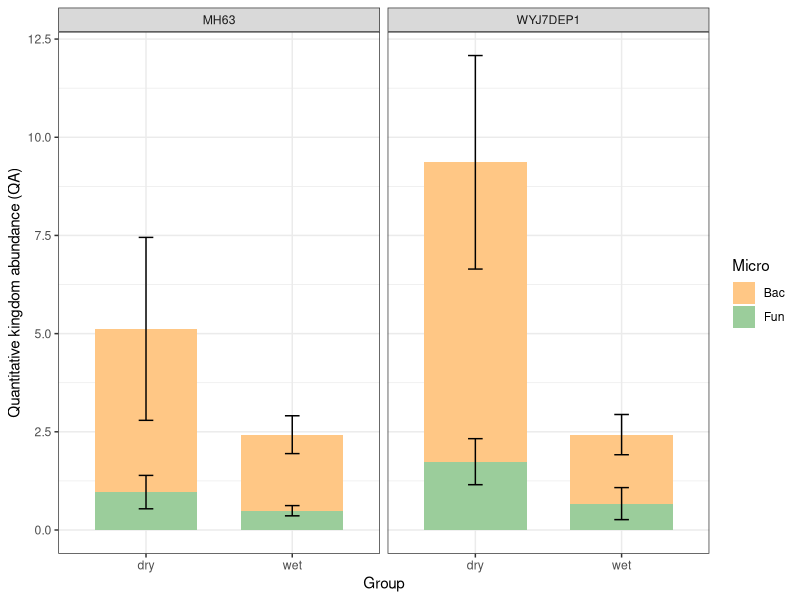
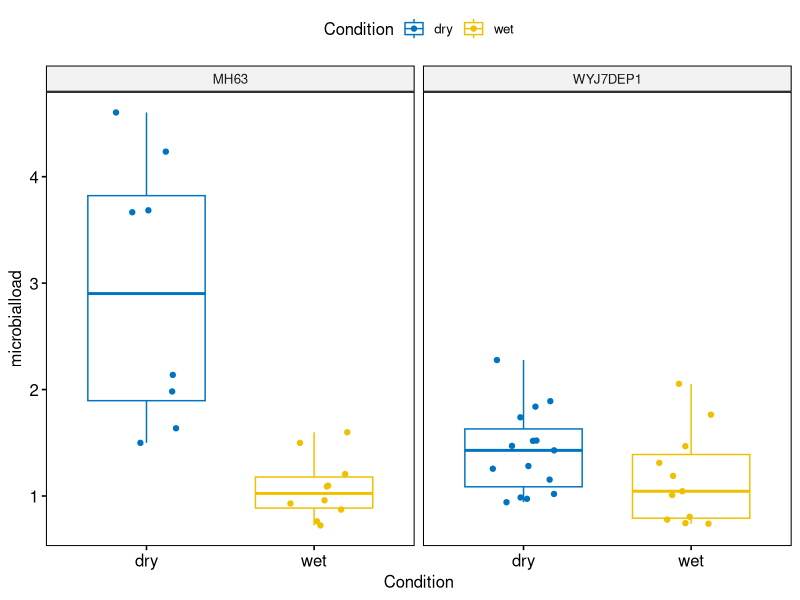
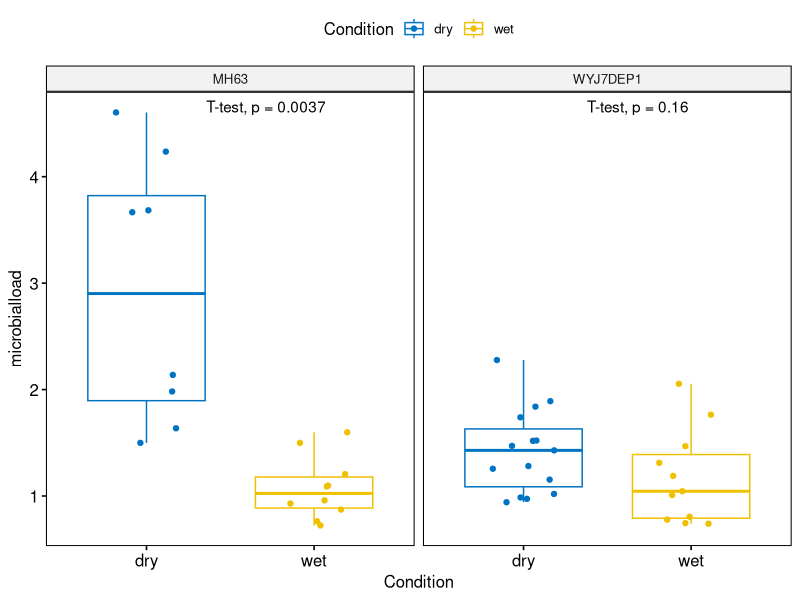
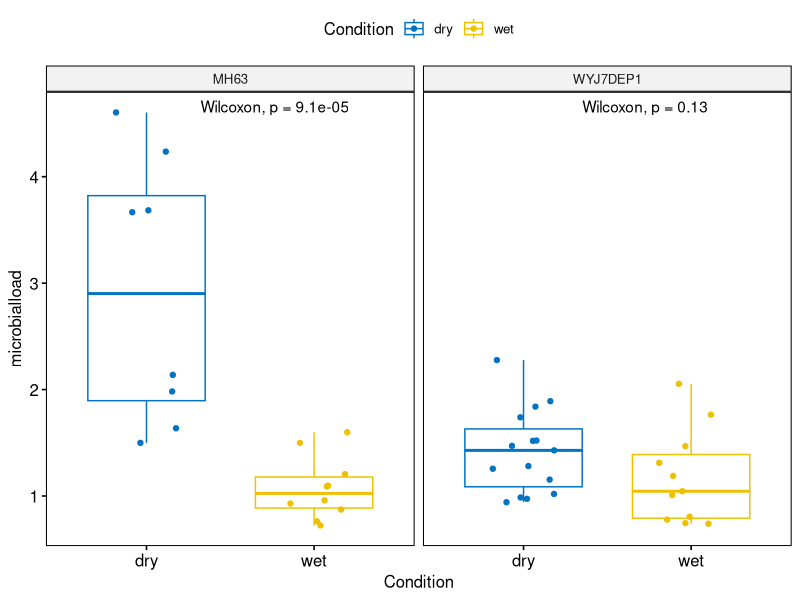
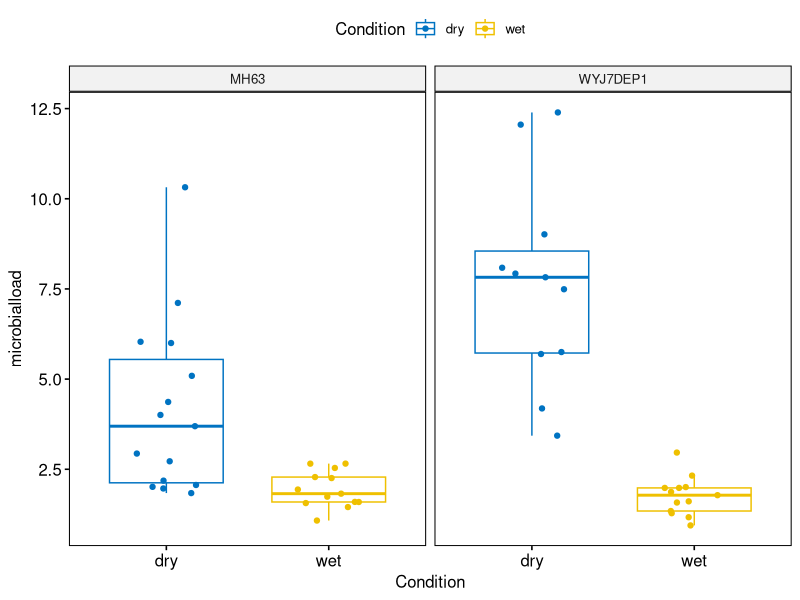
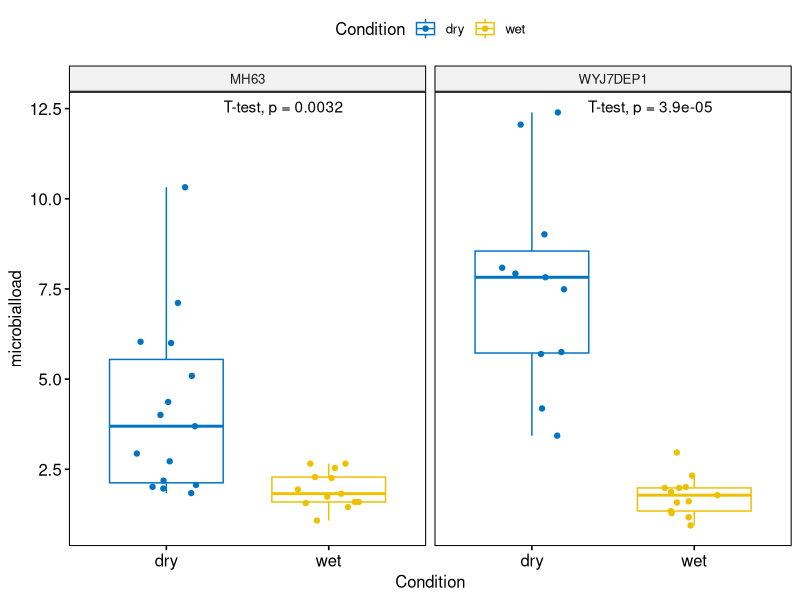
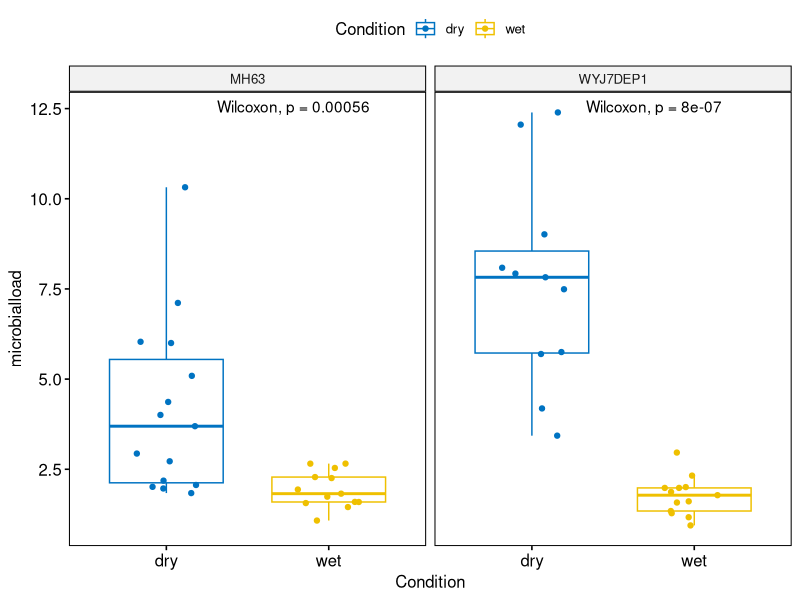
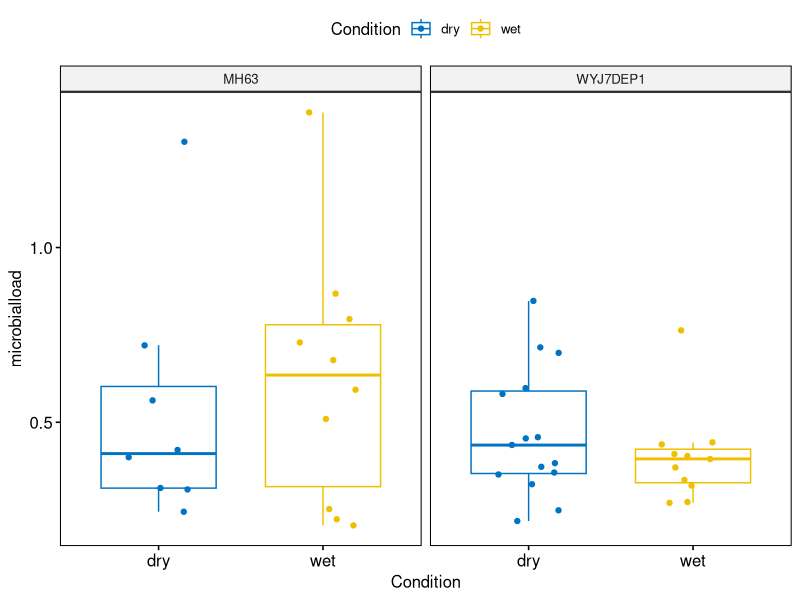

Write the R code that produced these figures, in order.
## ---- chunk 1
rm(list=ls())  
library(ggplot2)
library(ggpubr)
library(dplyr)
library(tidyr)
library(broom)
library(plyr)
library(scales)
library(pheatmap)
library("reshape2", quietly=T, warn.conflicts=F)
library(ggalluvial)
## ---- chunk 2
load_bac <- read.table("data/totalload_tab_bac_usearch.txt", header = T)
load_fun <- read.table("data/totalload_tab_fun_usearch.txt", header = T)
load <- rbind(load_bac, load_fun)

## Bacteria dataset

data_Ah_BAC <- filter(load_bac, site == "Ah")
data_Hn_BAC <- filter(load_bac, site == "Hn")
data_Ah_FUN <- filter(load_fun, site == "Ah")
data_Hn_FUN <- filter(load_fun, site == "Hn")

## ---- chunk 3
load_mean <- read.table("data/Fig5a_mean_usearch.txt", header = T)
data_Hn_mean <- filter(load_mean, Site == "Hn")

p1 <- ggplot(data_Hn_mean , aes(x= Type, y = Mean, fill = Micro )) + 
  geom_bar(stat = "identity", width=0.7) + 
  geom_errorbar(aes(ymin=Mean2-Error, ymax=Mean2+Error), width=.1) +
  labs(x="Group", y="Quantitative kingdom abundance (QA)") +
  facet_wrap(~Genotype, ncol = 2) +
  scale_fill_manual(values = c("#ffc785","darkseagreen3"))+
  theme_bw()
p1
# ggsave("./result/Fig5a_totalload_Hn.pdf", p1, width = 5, height = 4)
# ggsave("./result/Fig5a_totalload_Hn.png", p1, width = 5, height = 4)
## ---- chunk 4
load_bac <- read.table("data/totalload_tab_bac_usearch.txt", header = T)
load_fun <- read.table("data/totalload_tab_fun_usearch.txt", header = T)
load_micro <- read.table("data/totalload_tab_micro_usearch.txt", header = T)

######### ---bacteria--- ########

ah_total <- dplyr::filter(load_bac, site == "Ah")
hn_total <- dplyr::filter(load_bac, site == "Hn")

com_t <- compare_means( microbialload ~ Condition, data = ah_total, group.by = "Genotype",
                        method = "t.test" , paired = F)
# write.table(com_t, file = "./result/stat/totalload_ah_bac_com_ttest.txt",sep = '\t',row.names = T)

com_w <- compare_means( microbialload ~ Condition, data = ah_total, group.by = "Genotype",
                        method = "wilcox.test" , paired = F)
# write.table(com_w, file = "./result/stat/totalload_ah_bac_com_wilcoxtest.txt",sep = '\t',row.names = T)

p <- ggboxplot(ah_total, x="Condition", y = "microbialload", color = "Condition", facet.by = "Genotype",
               palette = "jco", add = "jitter")
p

p_ttest <- p + stat_compare_means(method = "t.test", label.x = 1.5)
p_ttest
p_wtest <- p + stat_compare_means(method = "wilcox.test", label.x = 1.5)
p_wtest

# ggsave(paste("./result/stat/totalload_ah_bac_com_ttest.pdf", sep=""), p_ttest, width = 6, height = 6)
# ggsave(paste("./result/stat/totalload_ah_bac_com_ttest.png", sep=""), p_ttest, width = 6, height = 6)
# ggsave(paste("./result/stat/totalload_ah_bac_com_wilcoxtest.pdf", sep=""), p_wtest, width = 6, height = 6)
# ggsave(paste("./result/stat/totalload_ah_bac_com_wilcoxtest.png", sep=""), p_wtest, width = 6, height = 6)


com_t <- compare_means( microbialload ~ Condition, data = hn_total, group.by = "Genotype",
                        method = "t.test" , paired = F)
# write.table(com_t, file = "./result/stat/totalload_hn_bac_com_ttest.txt",sep = '\t',row.names = T)

com_w <- compare_means( microbialload ~ Condition, data = hn_total, group.by = "Genotype",
                        method = "wilcox.test" , paired = F)
# write.table(com_w, file = "./result/stat/totalload_hn_bac_com_wilcoxtest.txt",sep = '\t',row.names = T)

p <- ggboxplot(hn_total, x="Condition", y = "microbialload", color = "Condition", facet.by = "Genotype",
               palette = "jco", add = "jitter")
p

p_ttest <- p + stat_compare_means(method = "t.test", label.x = 1.5)
p_ttest
p_wtest <- p + stat_compare_means(method = "wilcox.test", label.x = 1.5)
p_wtest

# ggsave(paste("./result/stat/totalload_hn_bac_com_ttest.pdf", sep=""), p_ttest, width = 6, height = 6)
# ggsave(paste("./result/stat/totalload_hn_bac_com_ttest.png", sep=""), p_ttest, width = 6, height = 6)
# ggsave(paste("./result/stat/totalload_hn_bac_com_wilcoxtest.pdf", sep=""), p_wtest, width = 6, height = 6)
# ggsave(paste("./result/stat/totalload_hn_bac_com_wilcoxtest.png", sep=""), p_wtest, width = 6, height = 6)

######### ---fungi--- ########

ah_total <- dplyr::filter(load_fun, site == "Ah")
hn_total <- dplyr::filter(load_fun, site == "Hn")

com_t <- compare_means( microbialload ~ Condition, data = ah_total, group.by = "Genotype",
                        method = "t.test" , paired = F)
# write.table(com_t, file = "./result/stat/totalload_ah_fun_com_ttest.txt",sep = '\t',row.names = T)

com_w <- compare_means( microbialload ~ Condition, data = ah_total, group.by = "Genotype",
                        method = "wilcox.test" , paired = F)
# write.table(com_w, file = "./result/stat/totalload_ah_fun_com_wilcoxtest.txt",sep = '\t',row.names = T)

p <- ggboxplot(ah_total, x="Condition", y = "microbialload", color = "Condition", facet.by = "Genotype",
               palette = "jco", add = "jitter")
p

p_ttest <- p + stat_compare_means(method = "t.test", label.x = 1.5)
p_ttest
p_wtest <- p + stat_compare_means(method = "wilcox.test", label.x = 1.5)
p_wtest

# ggsave(paste("./result/stat/totalload_ah_fun_com_ttest.pdf", sep=""), p_ttest, width = 6, height = 6)
# ggsave(paste("./result/stat/totalload_ah_fun_com_ttest.png", sep=""), p_ttest, width = 6, height = 6)
# ggsave(paste("./result/stat/totalload_ah_fun_com_wilcoxtest.pdf", sep=""), p_wtest, width = 6, height = 6)
# ggsave(paste("./result/stat/totalload_ah_fun_com_wilcoxtest.png", sep=""), p_wtest, width = 6, height = 6)

com_t <- compare_means( microbialload ~ Condition, data = hn_total, group.by = "Genotype",
                        method = "t.test" , paired = F)
# write.table(com_t, file = "./result/stat/totalload_hn_fun_com_ttest.txt",sep = '\t',row.names = T)

com_w <- compare_means( microbialload ~ Condition, data = hn_total, group.by = "Genotype",
                        method = "wilcox.test" , paired = F)
# write.table(com_w, file = "./result/stat/totalload_hn_fun_com_wilcoxtest.txt",sep = '\t',row.names = T)

p <- ggboxplot(hn_total, x="Condition", y = "microbialload", color = "Condition", facet.by = "Genotype",
               palette = "jco", add = "jitter")
p

p_ttest <- p + stat_compare_means(method = "t.test", label.x = 1.5)
p_ttest
p_wtest <- p + stat_compare_means(method = "wilcox.test", label.x = 1.5)
p_wtest
# 
# ggsave(paste("./result/stat/totalload_hn_fun_com_ttest.pdf", sep=""), p_ttest, width = 6, height = 6)
# ggsave(paste("./result/stat/totalload_hn_fun_com_ttest.png", sep=""), p_ttest, width = 6, height = 6)
# ggsave(paste("./result/stat/totalload_hn_fun_com_wilcoxtest.pdf", sep=""), p_wtest, width = 6, height = 6)
# ggsave(paste("./result/stat/totalload_hn_fun_com_wilcoxtest.png", sep=""), p_wtest, width = 6, height = 6)

######### ---micro--- ########

ah_total <- dplyr::filter(load_micro, site == "Ah")
hn_total <- dplyr::filter(load_micro, site == "Hn")
com_t <- compare_means( microbialload ~ Condition, data = ah_total, group.by = "Genotype",
                        method = "t.test" , paired = F)
# write.table(com_t, file = "./result/stat/totalload_ah_micro_com_ttest.txt",sep = '\t',row.names = T)

com_w <- compare_means( microbialload ~ Condition, data = ah_total, group.by = "Genotype",
                        method = "wilcox.test" , paired = F)
# write.table(com_w, file = "./result/stat/totalload_ah_micro_com_wilcoxtest.txt",sep = '\t',row.names = T)

p <- ggboxplot(ah_total, x="Condition", y = "microbialload", color = "Condition", facet.by = "Genotype",
               palette = "jco", add = "jitter")
p

p_ttest <- p + stat_compare_means(method = "t.test", label.x = 1.5)
p_ttest
p_wtest <- p + stat_compare_means(method = "wilcox.test", label.x = 1.5)
p_wtest

# ggsave(paste("./result/stat/totalload_ah_micro_com_ttest.pdf", sep=""), p_ttest, width = 6, height = 6)
# ggsave(paste("./result/stat/totalload_ah_micro_com_ttest.png", sep=""), p_ttest, width = 6, height = 6)
# ggsave(paste("./result/stat/totalload_ah_micro_com_wilcoxtest.pdf", sep=""), p_wtest, width = 6, height = 6)
# ggsave(paste("./result/stat/totalload_ah_micro_com_wilcoxtest.png", sep=""), p_wtest, width = 6, height = 6)

com_t <- compare_means( microbialload ~ Condition, data = hn_total, group.by = "Genotype",
                        method = "t.test" , paired = F)
# write.table(com_t, file = "./result/stat/totalload_hn_micro_com_ttest.txt",sep = '\t',row.names = T)
com_w <- compare_means( microbialload ~ Condition, data = hn_total, group.by = "Genotype",
                        method = "wilcox.test" , paired = F)
# write.table(com_w, file = "./result/stat/totalload_hn_micro_com_wilcoxtest.txt",sep = '\t',row.names = T)

p <- ggboxplot(hn_total, x="Condition", y = "microbialload", color = "Condition", facet.by = "Genotype",
               palette = "jco", add = "jitter")
p

p_ttest <- p + stat_compare_means(method = "t.test", label.x = 1.5)
p_ttest
p_wtest <- p + stat_compare_means(method = "wilcox.test", label.x = 1.5)
p_wtest
# 
# ggsave(paste("./result/stat/totalload_hn_micro_com_ttest.pdf", sep=""), p_ttest, width = 6, height = 6)
# ggsave(paste("./result/stat/totalload_hn_micro_com_ttest.png", sep=""), p_ttest, width = 6, height = 6)
# ggsave(paste("./result/stat/totalload_hn_micro_com_wilcoxtest.pdf", sep=""), p_wtest, width = 6, height = 6)
# ggsave(paste("./result/stat/totalload_hn_micro_com_wilcoxtest.png", sep=""), p_wtest, width = 6, height = 6)
## ---- chunk 5
data5c = read.table("./data/Fig5b_new.txt",header = T, row.names = 1)
data5c_stat  = read.table("./data/Fig5b_new_stat.txt",header = T, row.names = 1)
 
com_5c_w <- compare_means( ratio ~ treatment, data = data5c, method = "wilcox.test", paired=FALSE,  group.by = "genotype")
com_5c_t <- compare_means( ratio ~ treatment, data = data5c, method = "t.test", paired=FALSE,  group.by = "genotype")
com_5c <- rbind(com_5c_w, com_5c_t)
head(com_5c)

p = ggplot(data5c_stat, aes(x = treatment, y = radio_mean)) + 
  geom_bar(stat = "identity",fill = "white", colour = "black", width=0.7, na.rm = TRUE)+ 
  geom_errorbar(aes(ymin= radio_mean - radio_error, ymax= radio_mean + radio_error), width=.1) + 
  facet_wrap(~genotype)+
  xlab("Groups")+
  ylab("Ratio of bacteria to host plant")+
  theme_bw()
p

## ---- chunk 6
data5c = read.table("data/Fig_5b_fungi_metadata.txt",header = T, row.names = 1)
data5c_stat  = read.table("data/Fig_5b_fungi_metadata_stat.txt",header = T, row.names = 1)

com_5c_w <- compare_means( ratio ~ treatment, data = data5c, method = "wilcox.test", paired=FALSE,  group.by = "genotype")
com_5c_t <- compare_means( ratio ~ treatment, data = data5c, method = "t.test", paired=FALSE,  group.by = "genotype")
com_5c <- rbind(com_5c_w, com_5c_t)
head(com_5c)

# write.table(com_5c, "./result/Fig_5b_fungi_compare_Wilcoxon_ttest.txt", col.names = T, row.names = F, sep="\t", quote=F)

p = ggplot(data5c_stat, aes(x = treatment, y = radio_mean)) + 
  geom_bar(stat = "identity",fill = "white", colour = "black", width=0.7, na.rm = TRUE)+ 
  geom_errorbar(aes(ymin= radio_mean - radio_error, ymax= radio_mean + radio_error), width=.1) + 
  facet_wrap(~genotype)+
  xlab("Groups")+
  ylab("Ratio of bacteria to host plant")+
  theme_bw()
p
# ggsave("./result/Fig_5b_fungi_metadata.png", p, width = 5, height = 4)
# ggsave("./result/Fig_5b_fungi_metadata.pdf", p, width = 5, height = 4)

## ---- chunk 7

### FIG5d - bacteria

corr <- read.table("data/Fig5d_bac_meta_ratio.txt", header = T)

x1 <- corr$ratio
y1 <- corr$load

cor.test(x1,y1,method="pearson")
lm.fit1 <- lm(y1~0+x1)
coef(lm.fit1)

plot(corr$ratio,corr$load,
     xlab =" Ratios of bacterial reads to host plant reads", 
     ylab ="Microbial load generated by HA-QAP")

abline(lm.fit1)

p <- ggplot(corr, aes(ratio, load)) +
  geom_point(size = 2.5) +
  theme_classic()+ scale_x_continuous(breaks=seq(0, 2, 0.2)) +
  theme_classic()+ scale_y_continuous(breaks=seq(0, 10, 2)) +
  geom_smooth(method = "glm", size = 0.8, colour = "grey10")+ expand_limits(x = 0.2, y = 0) + 
  labs(x="Ratios of bacterial reads to host plant reads", y="Microbial load generated by HA-QAP") 
p
# ggsave("./result/Fig5d_bac_meta_ratio_corr.pdf", p, width = 5, height = 4)
# ggsave("./result/Fig5d_bac_meta_ratio_corr.png", p, width = 5, height = 4)

## ---- chunk 8
### FIG5e - fungi

corr <- read.table("data/Fig5e_fun_meta_ratio.txt", header = T)

x1 <- corr$ratio
y1 <- corr$load

cor.test(x1,y1,method="pearson")
lm.fit1 <- lm(y1~0+x1)
coef(lm.fit1)

plot(corr$ratio,corr$load,
     xlab =" Ratios of fungal reads to host plant reads", 
     ylab ="Microbial load generated by HA-QAP")

abline(lm.fit1)

p <- ggplot(corr, aes(ratio, load)) +
  geom_point(size = 2.5) +
  theme_classic()+ scale_x_continuous(breaks=seq(0, 0.006, 0.001)) +
  theme_classic()+ scale_y_continuous(breaks=seq(0, 2, 0.5)) +
  geom_smooth(method = "glm", size = 0.8, colour = "grey10")+ expand_limits(x = 0.001, y = 0) + 
  labs(x="Ratios of fungal reads to host plant reads", y="Microbial load generated by HA-QAP") 
p
# ggsave("./result/Fig5e_fun_meta_ratio_corr.pdf", p, width = 5, height = 4)
# ggsave("./result/Fig5e_fun_meta_ratio_corr.png", p, width = 5, height = 4)

## ---- chunk 9
data <- read.csv("data/Fig5f-heatmap-p.csv", header = T)

## HN

data_hn <- dplyr::select(data, Bacteria, starts_with("HN"))

all <- gather(data_hn, key = group , value = logFC, `HN_MH_RA`:`HN_WYJ_AA`)

p_hn <- ggplot(all, aes(group, Bacteria)) + 
  geom_tile(aes(fill = logFC),colour = "grey50") + 
  scale_fill_gradient2(low = "#6D9EC1",high = "sandybrown", midpoint = 0)+
  theme(axis.text.x = element_text(angle = -45, vjust = 1, hjust = 0))+
  scale_y_discrete(limits=c("Gammaproteobacteria","Deltaproteobacteria","Betaproteobacteria",
                            "Alphaproteobacteria","Verrucomicrobia","Spirochaetes","Nitrospirae",
                            "Ignavibacteriae","Firmicutes","Chloroflexi","Bacteroidetes","Actinobacteria",
                            "Acidobacteria"))+
  scale_x_discrete(limits=c("HN_MH_RA","HN_MH_AA","HN_WYJ_RA","HN_WYJ_AA"))

p_hn

## ---- chunk 10
raotutab <- read.delim("data/otutab_ra_Fig5.txt", row.names= 1,  header=T, sep="\t")
aaotutab <- read.delim("data/otutab_aa_bac_usearch.txt", row.names= 1,  header=T, sep="\t")
# raotutab <- raotutab/10000
# colSums(raotutab)

design <- read.table("data/Fig5_design_bac.txt", header=T, row.names= 1, sep="\t") 

# Select by manual set group
if (TRUE){
  design = subset(design, Genotype %in% c("MH63","WYJ7DEP1"))
  # Set group order
  design$Genotype  = factor(design$Genotype, levels=c("MH63","WYJ7DEP1"))
}else{
  design = design
}

## remove points

myvars <- rownames(design) %in% c("Bac2DMH6303","Bac2DMH6309","Bac2DMH6310","Bac2DMH6311","Bac2WMH6304","Bac2WMH6308","Bac2WWYJ04","Bac2WWYJ10","Bac2WWYJ11","Bac2WWYJ14","BacDWYJ02","BacDWYJ05","BacDWYJ07","BacDWYJ10","BacWMH6301","BacWMH6307","BacWWYJ07","BacWWYJ14")
sub_design <- design[!myvars,]

ra_otutab_f <- raotutab[,colnames(raotutab) %in% rownames(sub_design)]
aa_otutab_f <- aaotutab[,colnames(aaotutab) %in% rownames(sub_design)]

## ---- chunk 11
## OTU - "OTU_16","OTU_11","OTU_13"
idx <- c("OTU_16","OTU_11","OTU_13")
otu_ra_Data <- ra_otutab_f[idx,]
otu_aa_Data <- aa_otutab_f[idx,]

otu_ra <- as.data.frame(t(otu_ra_Data))
otu_aa <- as.data.frame(t(otu_aa_Data))

otu_ra <- merge(otu_ra, sub_design, by="row.names")
otu_aa <- merge(otu_aa, sub_design, by="row.names")

ra_database <- select(otu_ra, Row.names, OTU_16, OTU_11, OTU_13, type, site, Genotype, Other)
aa_database <- select(otu_aa, Row.names, OTU_16, OTU_11, OTU_13, type, site, Genotype, Other)

ra_tidy = gather(ra_database, key = OTUID , value = count, `OTU_16`:`OTU_13`)
aa_tidy = gather(aa_database, key = OTUID , value = count, `OTU_16`:`OTU_13`)

aamethod <- "aa"
ramethod <- "ra"

ra_table <- cbind(ra_tidy, ramethod)
colnames(ra_table)[8] <- "Method"

aa_table <- cbind(aa_tidy, aamethod)
colnames(aa_table)[8] <- "Method"

com_aara <- rbind(ra_table,aa_table)

com_aara_hn <- filter(com_aara, site == "Hn")
com_aara_hn_WYJ <- filter(com_aara_hn, Genotype == "WYJ7DEP1")
com_aara_hn_MH <- filter(com_aara_hn, Genotype == "MH63")

OTU16 <- dplyr::filter(com_aara_hn_MH, OTUID == "OTU_16")
OTU11 <- dplyr::filter(com_aara_hn_MH, OTUID == "OTU_11")
OTU13 <- dplyr::filter(com_aara_hn_WYJ, OTUID == "OTU_13")
# 
# write.table(ra_database, file = "./result/Fig5_com_ra_database.txt",sep = '\t',row.names = T)
# write.table(aa_database, file = "./result/Fig5_com_aa_database.txt",sep = '\t',row.names = T)

## ---- chunk 12
### Fig5h

com_w_16 <- compare_means( count ~ Other, data = OTU16, group.by = "Method",
                        method = "wilcox.test" , paired = F)
# write.table(com_w_16, file = "./result/Fig5h_wilcoxtest.txt",sep = '\t',row.names = T)
p16 <- ggboxplot(OTU16, x="Other",y = "count",
               facet.by = "Method", scales = "free_y",  color = "Other", 
               order = c("dry","wet"), 
               palette="Dark2", add = "jitter", short.panel.labs = FALSE, title = "OTU_16")
p16 
p016 <- p16 + stat_compare_means(label =  "p.signif",  method = "wilcox.test",label.x = 1.55)
p016
# ggsave("./result/Fig5h_OTU16_wilcoxtest.pdf", p016, width = 5, height = 4)
# ggsave("./result/Fig5h_OTU16_wilcoxtest.png", p016, width = 5, height = 4)
## ---- chunk 13
### Fig5i
com_w_11 <- compare_means( count ~ Other, data = OTU11, group.by = "Method",
                        method = "wilcox.test" , paired = F)
# write.table(com_w_11, file = "./result/Fig5i_wilcoxtest.txt",sep = '\t',row.names = T)

p11 <- ggboxplot(OTU11, x="Other",y = "count",
               facet.by = "Method", scales = "free_y",  color = "Other", 
               order = c("dry","wet"), 
               palette="Dark2", add = "jitter", short.panel.labs = FALSE, title = "OTU_11")
p11 
p011 <- p11 + stat_compare_means(label =  "p.signif",  method = "wilcox.test",label.x = 1.55)
p011
# ggsave("./result/Fig5i_OTU11_wilcoxtest.pdf", p011, width = 5, height = 4)
# ggsave("./result/Fig5i_OTU11_wilcoxtest.png", p011, width = 5, height = 4)
## ---- chunk 14
### Fig5j
com_w_13 <- compare_means( count ~ Other, data = OTU13, group.by = "Method",
                        method = "wilcox.test" , paired = F)
# write.table(com_w_13, file = "./result/Fig5j_wilcoxtest.txt",sep = '\t',row.names = T)
p13 <- ggboxplot(OTU13, x="Other",y = "count",
               facet.by = "Method", scales = "free_y",  color = "Other", 
               order = c("dry","wet"), 
               palette="Dark2", add = "jitter", short.panel.labs = FALSE, title = "OTU_13")
p13 
p013 <- p13 + stat_compare_means(label =  "p.signif",  method = "wilcox.test",label.x = 1.55)
p013
# ggsave("./result/Fig5j_OTU13_wilcoxtest.pdf", p013, width = 5, height = 4)
# ggsave("./result/Fig5j_OTU13_wilcoxtest.png", p013, width = 5, height = 4)

## ---- chunk 15
OTUid11 <- "OTU_11"
OTUid13 <- "OTU_13"
OTUid16 <- "OTU_16"

com_w_11 <- cbind(com_w_11, OTUid11)
com_w_13 <- cbind(com_w_13, OTUid13)
com_w_16 <- cbind(com_w_16, OTUid16)
colnames(com_w_11)[10] <- "OTUID"
colnames(com_w_13)[10] <- "OTUID"
colnames(com_w_16)[10] <- "OTUID"

compare_table <- rbind(com_w_11, com_w_13, com_w_16)
# write.table(compare_table, file = "./result/Fig5h5i5j_wilcoxtest.txt",sep = '\t',row.names = T)
